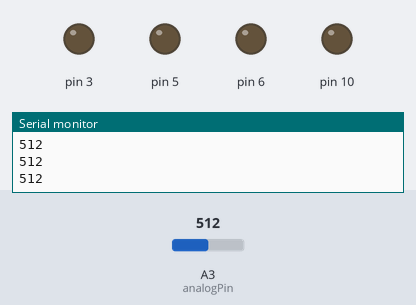
The sketch below on a simulated Arduino Uno, built with avr-gcc and run on an emulated ATmega328P. Parts: output pins drawn as LEDs (lit = HIGH), the last lines printed to the serial monitor. The test bench sets the inputs (shaded band); at power-on: A3 (analogPin) = 512.

Above: at 1.2 s.
1.3 s: A3 (analogPin) set to 529
At 2.4 s:
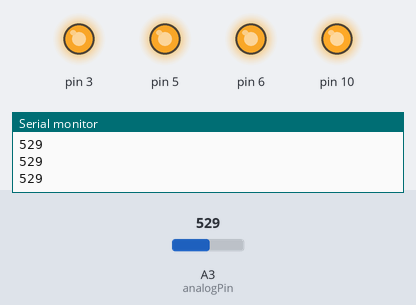
2.8 s: A3 (analogPin) set to 511
At 4.2 s:
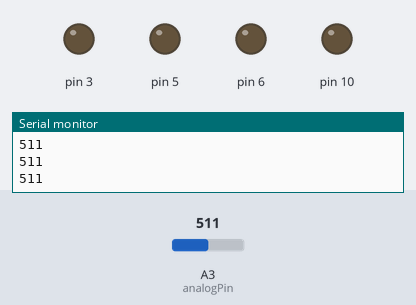
Timing chart, 0 to 5.8 s (numbered marks = the images above; inputs shaded):
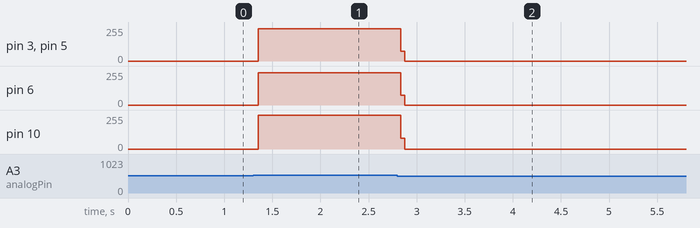

The sketch:

ledlight_audio.ino
```cpp
int analogPin = A3;     // potentiometer wiper (middle terminal) connected to analog pin 3
                       // outside leads to ground and +5V
int val = 0;           // variable to store the value read
int startValue = analogRead(analogPin);

void setup()
{
  Serial.begin(9600);              //  setup serial
  startValue = analogRead(analogPin);
  }

void loop()
{
  val = analogRead(analogPin);     // read the input pin
  Serial.println(val);  // debug value
        analogWrite(3, 0);
        analogWrite(5, 0);
        analogWrite(6, 0);
        analogWrite(10, 0);
//        startValue = val;
        if(val>startValue){
      analogWrite(3, 500);
      analogWrite(5, 500);
      analogWrite(6, 500);
      analogWrite(10, 500);
  }
}
```

Measured:
- the behaviour switches between 512 and 513 on A3 (analogPin) (found by bisection; images 0 and 1)
- after the input at 1.3 s, pin 3, pin 5: 0/255 → 242/255 after 0.06 s; pin 6: 0/255 → 243/255 after 0.06 s; pin 10: 0/255 → 254/255 after 0.06 s
- after the input at 2.8 s, pin 3, pin 5: 242/255 → 0/255 at once; pin 6: 243/255 → 0/255 at once; pin 10: 254/255 → 0/255 at once
